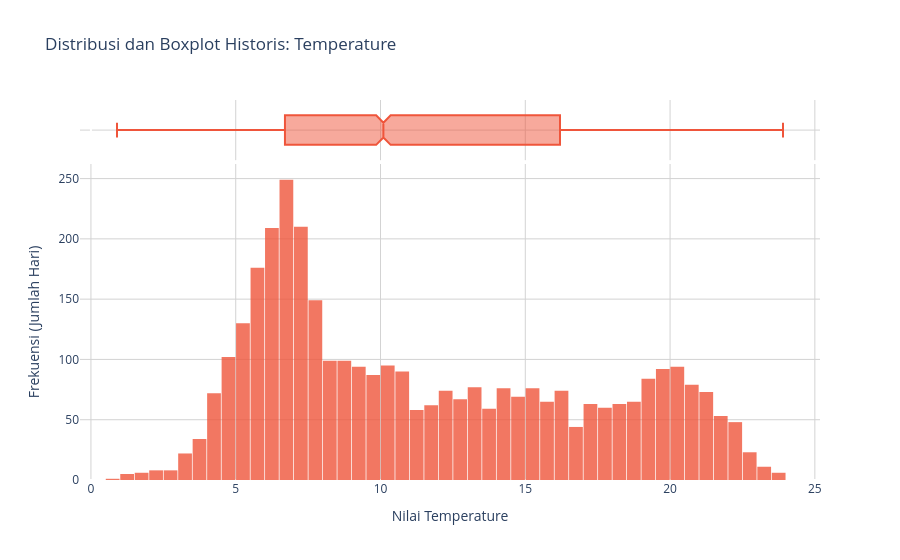
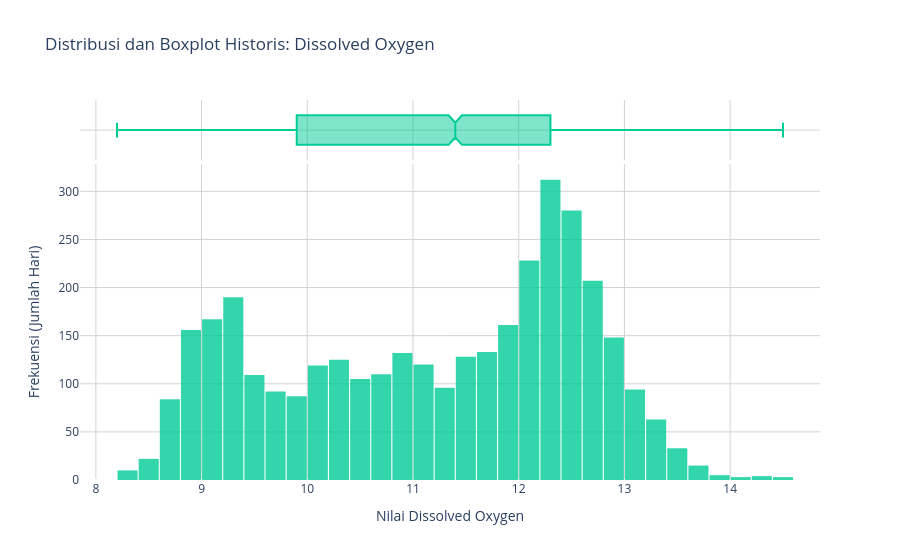
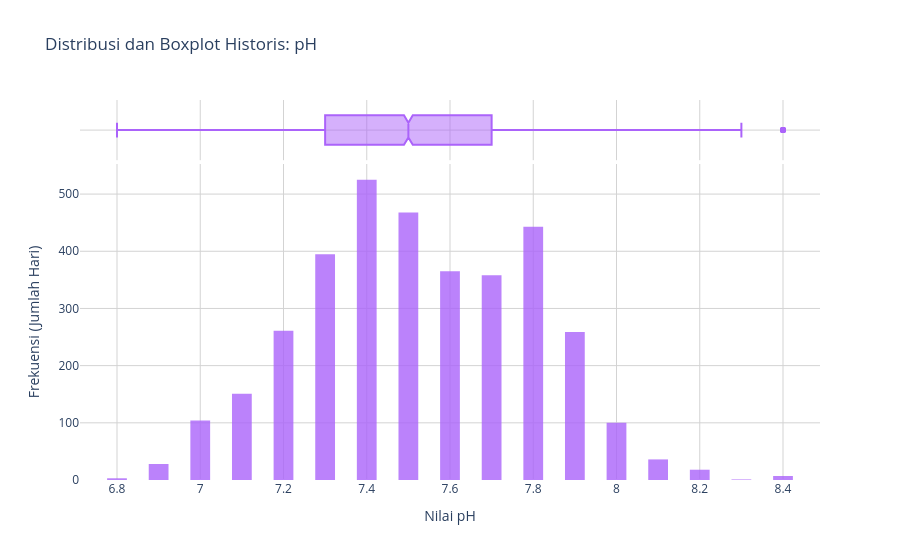
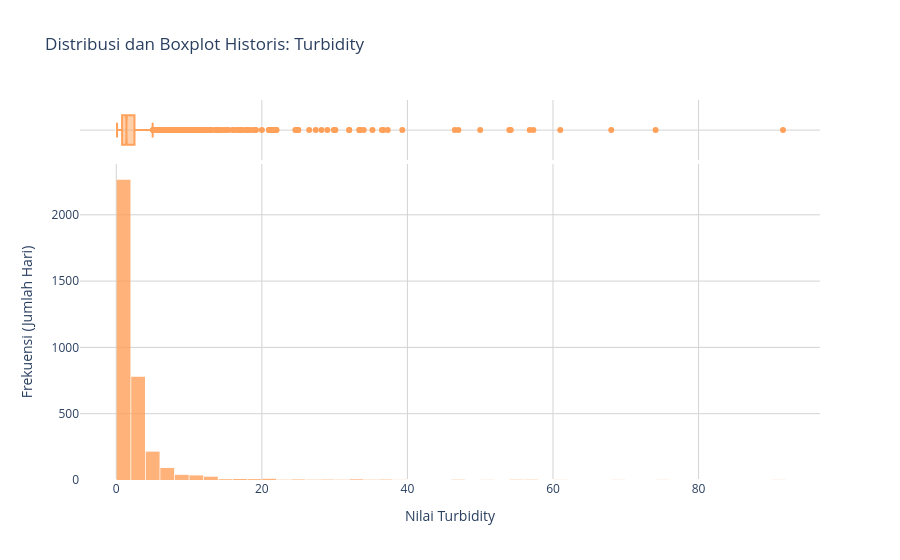

These figures' notebook cell, in order:
### Markdown cell above
### Step 3.C - Distribusi Tiap Parameter

Histogram + boxplot untuk melihat skewness, ekor distribusi, dan keberadaan outlier alami.

### Code cell
def plot_distribution(df, column, color):
    fig = px.histogram(
        df, x=column, marginal="box",
        title=f"Distribusi dan Boxplot Historis: {column}",
        color_discrete_sequence=[color],
        opacity=0.8, nbins=50,
    )
    fig.update_layout(
        xaxis_title=f"Nilai {column}",
        yaxis_title="Frekuensi (Jumlah Hari)",
        bargap=0.05, plot_bgcolor='white',
    )
    fig.update_xaxes(showgrid=True, gridwidth=1, gridcolor='LightGray')
    fig.update_yaxes(showgrid=True, gridwidth=1, gridcolor='LightGray')
    fig.show()

plot_distribution(df, 'Temperature',      '#EF553B')
plot_distribution(df, 'Dissolved Oxygen', '#00CC96')
plot_distribution(df, 'pH',               '#AB63FA')
plot_distribution(df, 'Turbidity',        '#FFA15A')

### Figure 1 — Plotly figure (JSON) as saved in the notebook; plotly's stock layout.template omitted (floating-point values rounded to 4 significant figures; data arrays with more than 128 entries replaced by an {"elided": "..."} marker saying what was removed)
{"data": [{"bingroup": "x", "hovertemplate": "Temperature=%{x}<br>count=%{y}<extra></extra>", "legendgroup": "", "marker": {"color": "#EF553B", "opacity": 0.8, "pattern": {"shape": ""}}, "name": "", "nbinsx": 50, "orientation": "v", "showlegend": false, "type": "histogram", "x": {"elided": "3652 float values"}, "xaxis": "x", "yaxis": "y"}, {"hovertemplate": "Temperature=%{x}<extra></extra>", "legendgroup": "", "marker": {"color": "#EF553B"}, "name": "", "notched": true, "showlegend": false, "type": "box", "x": {"elided": "3652 float values"}, "xaxis": "x2", "yaxis": "y2"}], "layout": {"bargap": 0.05, "barmode": "relative", "legend": {"tracegroupgap": 0}, "plot_bgcolor": "white", "title": {"text": "Distribusi dan Boxplot Historis: Temperature"}, "xaxis": {"anchor": "y", "domain": [0, 1], "gridcolor": "LightGray", "gridwidth": 1, "showgrid": true, "title": {"text": "Nilai Temperature"}}, "xaxis2": {"anchor": "y2", "domain": [0, 1], "gridcolor": "LightGray", "gridwidth": 1, "matches": "x", "showgrid": true, "showticklabels": false}, "yaxis": {"anchor": "x", "domain": [0, 0.8316], "gridcolor": "LightGray", "gridwidth": 1, "showgrid": true, "title": {"text": "Frekuensi (Jumlah Hari)"}}, "yaxis2": {"anchor": "x2", "domain": [0.8416, 1], "gridcolor": "LightGray", "gridwidth": 1, "matches": "y2", "showgrid": true, "showline": false, "showticklabels": false, "ticks": ""}}}

### Figure 2 — Plotly figure (JSON) as saved in the notebook; plotly's stock layout.template omitted (floating-point values rounded to 4 significant figures; data arrays with more than 128 entries replaced by an {"elided": "..."} marker saying what was removed)
{"data": [{"bingroup": "x", "hovertemplate": "Dissolved Oxygen=%{x}<br>count=%{y}<extra></extra>", "legendgroup": "", "marker": {"color": "#00CC96", "opacity": 0.8, "pattern": {"shape": ""}}, "name": "", "nbinsx": 50, "orientation": "v", "showlegend": false, "type": "histogram", "x": {"elided": "3652 float values"}, "xaxis": "x", "yaxis": "y"}, {"hovertemplate": "Dissolved Oxygen=%{x}<extra></extra>", "legendgroup": "", "marker": {"color": "#00CC96"}, "name": "", "notched": true, "showlegend": false, "type": "box", "x": {"elided": "3652 float values"}, "xaxis": "x2", "yaxis": "y2"}], "layout": {"bargap": 0.05, "barmode": "relative", "legend": {"tracegroupgap": 0}, "plot_bgcolor": "white", "title": {"text": "Distribusi dan Boxplot Historis: Dissolved Oxygen"}, "xaxis": {"anchor": "y", "domain": [0, 1], "gridcolor": "LightGray", "gridwidth": 1, "showgrid": true, "title": {"text": "Nilai Dissolved Oxygen"}}, "xaxis2": {"anchor": "y2", "domain": [0, 1], "gridcolor": "LightGray", "gridwidth": 1, "matches": "x", "showgrid": true, "showticklabels": false}, "yaxis": {"anchor": "x", "domain": [0, 0.8316], "gridcolor": "LightGray", "gridwidth": 1, "showgrid": true, "title": {"text": "Frekuensi (Jumlah Hari)"}}, "yaxis2": {"anchor": "x2", "domain": [0.8416, 1], "gridcolor": "LightGray", "gridwidth": 1, "matches": "y2", "showgrid": true, "showline": false, "showticklabels": false, "ticks": ""}}}

### Figure 3 — Plotly figure (JSON) as saved in the notebook; plotly's stock layout.template omitted (floating-point values rounded to 4 significant figures; data arrays with more than 128 entries replaced by an {"elided": "..."} marker saying what was removed)
{"data": [{"bingroup": "x", "hovertemplate": "pH=%{x}<br>count=%{y}<extra></extra>", "legendgroup": "", "marker": {"color": "#AB63FA", "opacity": 0.8, "pattern": {"shape": ""}}, "name": "", "nbinsx": 50, "orientation": "v", "showlegend": false, "type": "histogram", "x": {"elided": "3652 float values"}, "xaxis": "x", "yaxis": "y"}, {"hovertemplate": "pH=%{x}<extra></extra>", "legendgroup": "", "marker": {"color": "#AB63FA"}, "name": "", "notched": true, "showlegend": false, "type": "box", "x": {"elided": "3652 float values"}, "xaxis": "x2", "yaxis": "y2"}], "layout": {"bargap": 0.05, "barmode": "relative", "legend": {"tracegroupgap": 0}, "plot_bgcolor": "white", "title": {"text": "Distribusi dan Boxplot Historis: pH"}, "xaxis": {"anchor": "y", "domain": [0, 1], "gridcolor": "LightGray", "gridwidth": 1, "showgrid": true, "title": {"text": "Nilai pH"}}, "xaxis2": {"anchor": "y2", "domain": [0, 1], "gridcolor": "LightGray", "gridwidth": 1, "matches": "x", "showgrid": true, "showticklabels": false}, "yaxis": {"anchor": "x", "domain": [0, 0.8316], "gridcolor": "LightGray", "gridwidth": 1, "showgrid": true, "title": {"text": "Frekuensi (Jumlah Hari)"}}, "yaxis2": {"anchor": "x2", "domain": [0.8416, 1], "gridcolor": "LightGray", "gridwidth": 1, "matches": "y2", "showgrid": true, "showline": false, "showticklabels": false, "ticks": ""}}}

### Figure 4 — Plotly figure (JSON) as saved in the notebook; plotly's stock layout.template omitted (floating-point values rounded to 4 significant figures; data arrays with more than 128 entries replaced by an {"elided": "..."} marker saying what was removed)
{"data": [{"bingroup": "x", "hovertemplate": "Turbidity=%{x}<br>count=%{y}<extra></extra>", "legendgroup": "", "marker": {"color": "#FFA15A", "opacity": 0.8, "pattern": {"shape": ""}}, "name": "", "nbinsx": 50, "orientation": "v", "showlegend": false, "type": "histogram", "x": {"elided": "3652 float values"}, "xaxis": "x", "yaxis": "y"}, {"hovertemplate": "Turbidity=%{x}<extra></extra>", "legendgroup": "", "marker": {"color": "#FFA15A"}, "name": "", "notched": true, "showlegend": false, "type": "box", "x": {"elided": "3652 float values"}, "xaxis": "x2", "yaxis": "y2"}], "layout": {"bargap": 0.05, "barmode": "relative", "legend": {"tracegroupgap": 0}, "plot_bgcolor": "white", "title": {"text": "Distribusi dan Boxplot Historis: Turbidity"}, "xaxis": {"anchor": "y", "domain": [0, 1], "gridcolor": "LightGray", "gridwidth": 1, "showgrid": true, "title": {"text": "Nilai Turbidity"}}, "xaxis2": {"anchor": "y2", "domain": [0, 1], "gridcolor": "LightGray", "gridwidth": 1, "matches": "x", "showgrid": true, "showticklabels": false}, "yaxis": {"anchor": "x", "domain": [0, 0.8316], "gridcolor": "LightGray", "gridwidth": 1, "showgrid": true, "title": {"text": "Frekuensi (Jumlah Hari)"}}, "yaxis2": {"anchor": "x2", "domain": [0.8416, 1], "gridcolor": "LightGray", "gridwidth": 1, "matches": "y2", "showgrid": true, "showline": false, "showticklabels": false, "ticks": ""}}}
